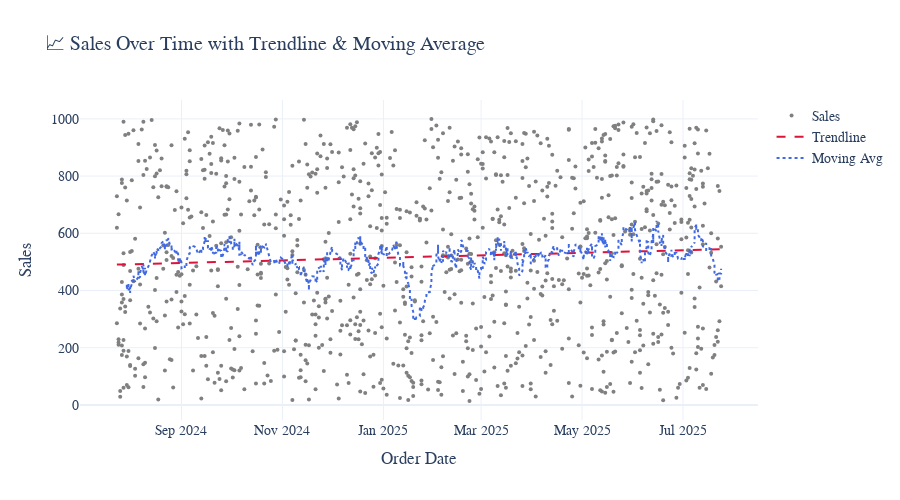

Notebook source saved alongside this figure:
### Code cell
# 📈 Overlay: Trendline and Moving Average

# Extract relevant columns
x = df["OrderDate"]
y = df["Sales"]

# Create base scatter
scatter = go.Scatter(x=x, y=y, mode="markers", name="Sales", marker=dict(size=4, color="gray"))

# Add overlays
trend = add_trendline(x, y)
moving_avg = add_moving_average(x, y, window=30)

# Combine all
fig1 = go.Figure()
fig1.add_trace(scatter)
fig1.add_trace(trend)
fig1.add_trace(moving_avg)

fig1.update_layout(
    title="📈 Sales Over Time with Trendline & Moving Average",
    xaxis_title="Order Date",
    yaxis_title="Sales",
    height=500
)

# Save
save_fig_as_html(fig1, "sales_trend_ma.html", notebook_name=NOTEBOOK_ID)
save_fig_as_png(fig1, "sales_trend_ma.png", notebook_name=NOTEBOOK_ID)

fig1.show()

### Figure 1 — Plotly figure (JSON) as saved in the notebook; plotly's stock layout.template omitted (floating-point values rounded to 4 significant figures; data arrays with more than 128 entries replaced by an {"elided": "..."} marker saying what was removed)
{"data": [{"marker": {"color": "gray", "size": 4}, "mode": "markers", "name": "Sales", "type": "scatter", "x": {"elided": "1000 str values"}, "y": {"elided": "1000 float values"}}, {"line": {"color": "crimson", "dash": "dash"}, "mode": "lines", "name": "Trendline", "type": "scatter", "x": {"elided": "1000 str values"}, "y": {"elided": "1000 float values"}}, {"line": {"color": "royalblue", "dash": "dot"}, "mode": "lines", "name": "Moving Avg", "type": "scatter", "x": {"elided": "1000 str values"}, "y": {"elided": "1000 float values"}}], "layout": {"height": 500, "title": {"text": "📈 Sales Over Time with Trendline & Moving Average"}, "xaxis": {"title": {"text": "Order Date"}}, "yaxis": {"title": {"text": "Sales"}}}}
